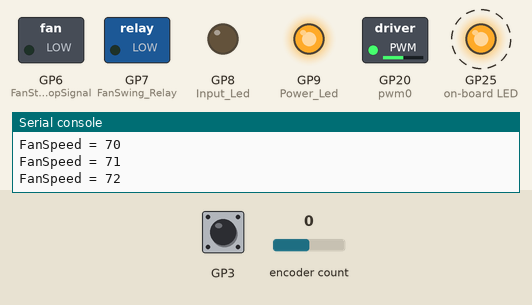
The program below on a simulated Raspberry Pi Pico running MicroPython. Shown: switched loads named in the program (green lamp = pin HIGH), output pins drawn as LEDs (lit = HIGH), the last lines printed to the serial console. Dashed ring = blinking. The test bench sets the inputs (shaded band); at power-on: encoder count 0, GP3 HIGH. Files the program writes start out absent; files that are not in the repository are absent.

Above: at 0.75 s.
1.3 s: encoder count set to 4
At 1.96 s:
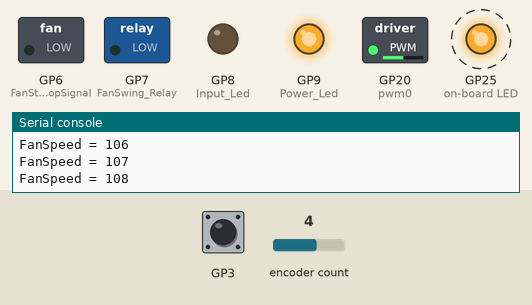
4.8 s: GP3 pulled LOW for 0.15 s
At 5.27 s:
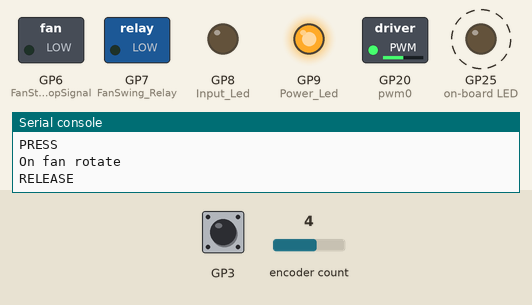
8.3 s: encoder count set to 3
At 8.56 s:
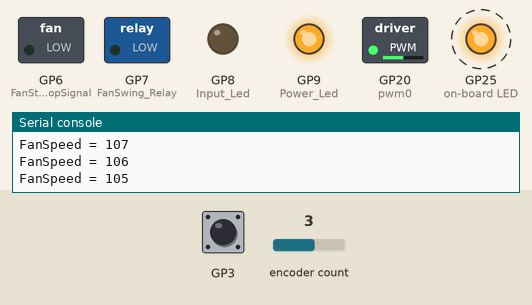
11.8 s: GP3 pulled LOW for 1 s
At 12.88 s:
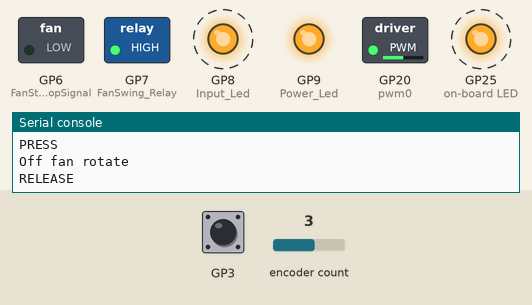
15.3 s: encoder count set to 2
At 16.14 s:
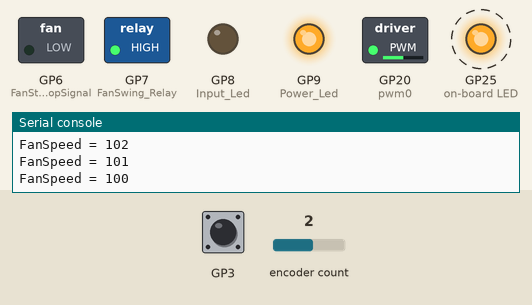
Timing chart, 0 to 23.3 s (numbered marks = the images above; inputs shaded):
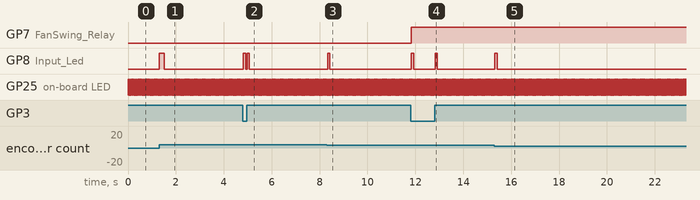

The program:

main_CLK.py
```python
from picozero import pico_led
from time import sleep
from machine import Pin, PWM
from RotateEncoder import Rotary
from ir_rx.nec import MITSUBISHI
from ir_rx.print_error import print_error
import utime
from sys import platform
import gc

pico_led.on()

digital_Min = 50
digital_Max = 300
digital_step = 5
increase_step = 1
targetFanFreq = 100 #Start
currentFanFreq = digital_Min
duty_count = 32768
button_step_timeoutMS = 100.0
gc_collect_interval_seconds = 60.0

led_timeout = 0
led_timerMS = 100 #LED ON time after button pressed
data_fileName = "data.csv"

pwm0 = PWM(Pin(20,mode=Pin.OUT))
pwm0.freq(currentFanFreq)
pwm0.duty_u16(duty_count)

Break_Pin = Pin(0, Pin.IN, Pin.PULL_UP)

FanStartStopSignal = Pin(6, Pin.OUT) #Connect GND BLDC
FanSwing_Relay = Pin(7, Pin.OUT) #Rotate Motor
Input_Led = Pin(8, Pin.OUT)
Power_Led = Pin(9, Pin.OUT)

ir_PIN = Pin(16, Pin.IN)
rotary = Rotary(4,5,3,2)
Power_Led.high()

#Init variables
isFanRunning = True
currentIsFanRunning = False
isFanSwing = False
currentIsFanSwing = False
onboardLedOn = True
button_timeout = 0.0

def rotary_changed(change):
    global targetFanFreq
    global isFanRunning
    global led_timeout
    global isFanSwing
    global button_timeout
    if button_timeout > 0.0:
        print(f"Ignore ButtonPreesed button_timeout = {button_timeout}")
        return
    led_timeout = led_timerMS
    if change == Rotary.ROT_CW:
        targetFanFreq += digital_step
        isFanRunning = True
        print(f"CW => {targetFanFreq}")
    elif change == Rotary.ROT_CCW:
        targetFanFreq -= digital_step
        isFanRunning = True
        print(f"CCW => {targetFanFreq}")
    elif change == Rotary.SW_PRESS:
        print('PRESS')
        isFanSwing = not isFanSwing
    elif change == Rotary.SW_RELEASE:
        print('RELEASE')
    button_timeout = button_step_timeoutMS

def ir_cb(data, addr, ctrl):
    global targetFanFreq
    global isFanRunning
    global led_timeout
    global isFanSwing
    #print("addr", hex(addr), "cmd", hex(data), "bytes", [hex(x) for x in ctrl])
    button_id = ctrl[6] if ctrl and len(ctrl) > 6 else None
    #print("button id:", hex(button_id) if button_id else None)
    button_map = {0x01: "Power", 0x02: "Increase", 0x05: "Decrease", 0x04: "Swing_ON", 0x03: "Swing_OFF"}
    label = button_map.get(ctrl[6], f"unk_{hex(ctrl[6])}")
    print("button label:", label)
    led_timeout = led_timerMS
    if label == "Increase":
        targetFanFreq += digital_step
        isFanRunning = True
    elif label == "Decrease":
        targetFanFreq -= digital_step
        isFanRunning = True
    elif label == "Swing_ON":
        isFanSwing = True
    elif label == "Swing_OFF":
        isFanSwing = False
    elif label == "Power":
        isFanRunning = not isFanRunning

def save_to_csv(filename, data):
    try:
        with open(filename, "w") as file:
            file.write(data + "\n")
        print(f"Data appended to {filename} successfully!")
    except Exception as ex:
        print(f"Error writing to {filename}: {ex}")

def read_csv(filename):
    try:
        data = []
        with open(filename, "r") as file:
            for line in file:
                data.append(line.strip())

        return data
    except Exception as ex:
        print(f"Error reading from {filename}: {ex}")
        return None
def split_csv_line(line):
    return [value.strip() for value in line.split(',')]

def clamp(val, min_val, max_val):
    return max(min_val, min(val, max_val))

rotary.add_handler(rotary_changed)
ir = MITSUBISHI(ir_PIN, ir_cb)
ir.error_function(print_error)

try:
    #init values

    savedFanFreq = 0
    total_Time_seconds = 0.0

    lastFrameTime = utime.ticks_ms()
    now = lastFrameTime
    frameDeltaTimeMS = 0
    Input_Led.low()
    #Read Data:
    csv_data = read_csv(data_fileName)
    if csv_data:
        print("Data from CSV file: {data_fileName}")
        for row in csv_data:
            values = split_csv_line(row)
            if values[0] == "lastspeed":
                try:
                    savedFanFreq = int(values[1])
                    targetFanFreq = savedFanFreq
                    print(f"lastspeed = {targetFanFreq}")
                except ValueError:
                    print(f"Error while converting '{row}' to interger.")
    else:
        print("Failed to read data from CSV file.")

    while (True):
        now = utime.ticks_ms()
        frameDeltaTimeMS = utime.ticks_diff(now, lastFrameTime)
        lastFrameTime = now
        total_Time_seconds += frameDeltaTimeMS/ 1000.0
        if button_timeout >= 0:
            button_timeout -= frameDeltaTimeMS

        # Update Onboard LED status
        if onboardLedOn:
            pico_led.on()
        else:
            pico_led.off()
        onboardLedOn = not onboardLedOn

        #  Update Fan Speed
        if currentFanFreq != targetFanFreq:
            targetFanFreq = clamp(targetFanFreq, digital_Min, digital_Max)

            if currentFanFreq < targetFanFreq:
                currentFanFreq += increase_step
            elif currentFanFreq > targetFanFreq:
                currentFanFreq -= increase_step

            currentFanFreq = clamp(currentFanFreq, digital_Min, digital_Max)
            print(f'FanSpeed = {currentFanFreq}')
            pwm0.freq(currentFanFreq)
            #pwm0.duty_u16(current_value)      # set duty cycle, range 0-65535

        # Update Fan status
        if currentIsFanRunning != isFanRunning:
            if not isFanRunning:
                pwm0.duty_u16(0)
                FanStartStopSignal.high()
                #Update Swing
                currentIsFanSwing = False
                FanSwing_Relay.high()
                print("Off Fan")
            else:
                FanStartStopSignal.low()
                currentFanFreq = digital_Min
                pwm0.freq(currentFanFreq)
                pwm0.duty_u16(duty_count)
                print("On Fan")
            currentIsFanRunning = isFanRunning

        # Update Swing status
        if currentIsFanSwing != isFanSwing:
            if not isFanSwing:
                FanSwing_Relay.high()
                currentIsFanSwing = isFanSwing
                print("Off fan rotate")
            elif isFanRunning:
                FanSwing_Relay.low()
                print("On fan rotate")
                currentIsFanSwing = isFanSwing

        # Update LED status
        if led_timeout > 0:
            led_timeout -= frameDeltaTimeMS
            Input_Led.high()
        else:
            Input_Led.low()

        if total_Time_seconds > gc_collect_interval_seconds:
            gc.collect()
            total_Time_seconds = 0.0

        if savedFanFreq != targetFanFreq:
            savedFanFreq = targetFanFreq
            data_to_save = f"lastspeed,{targetFanFreq}"
            save_to_csv(data_fileName, data_to_save)

        sleep(0.033)

except KeyboardInterrupt:
    ir.close()
```

Measured:
- after the input at 1.3 s, GP8 (Input_Led): LOW → HIGH at once, → LOW 0.20 s later
- after the input at 4.8 s, GP8 (Input_Led): alternates HIGH for 0.10 s and LOW for 0.07 s, 4 changes in all, then stays LOW, starting at once
- after the input at 8.3 s, GP8 (Input_Led): LOW → HIGH at once, → LOW 0.10 s later
- after the input at 11.8 s, GP7 (FanSwing_Relay): LOW → HIGH at once; GP8 (Input_Led): alternates HIGH for 0.10 s and LOW for 0.90 s, 4 changes in all, then stays LOW, starting at once
- after the input at 15.3 s, GP8 (Input_Led): LOW → HIGH at once, → LOW 0.10 s later
- by itself, GP25 (on-board LED): alternates HIGH for 0.03 s and LOW for 0.03 s
